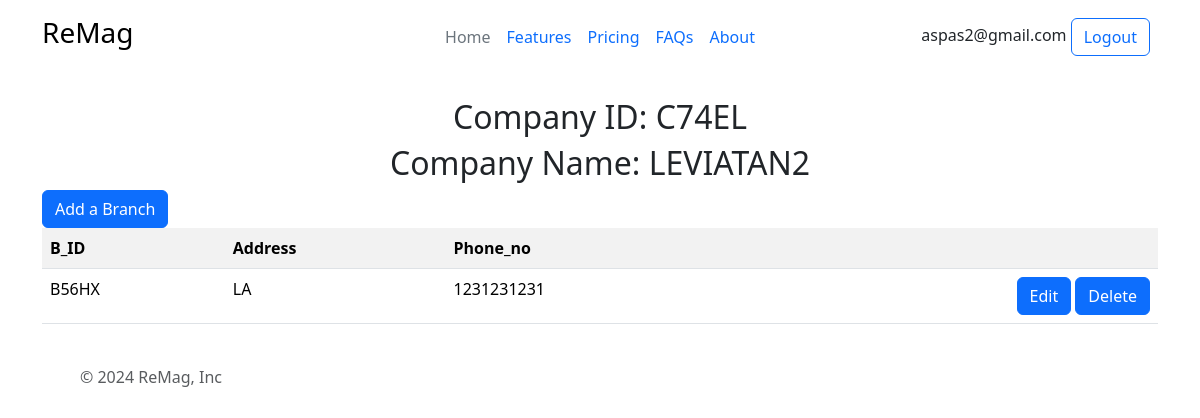
Page /companypage (signed in) on the earlier database version.
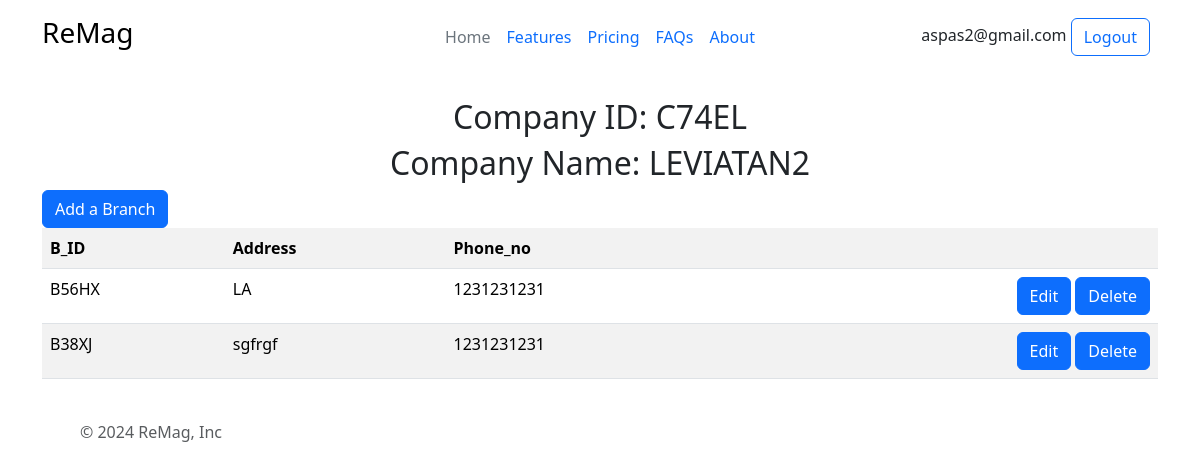
Same page on the later database version.
### all/models.py (models this page shows)
class Branch(models.Model):
    b_id=models.CharField(primary_key=True,max_length=5)
    company=models.ForeignKey(Company, on_delete=models.CASCADE)
    b_address=models.CharField(null=False,max_length=200)
    b_phone_no=models.IntegerField(null=False)

### all/views.py (the view)
# urls.py: path("companypage", views.company_page, name="companypage"),
def company_page(request):
    context = {}
    if 'company' in request.session:
        context['email']=request.session['email']
        context['company']=Company.objects.get(pk=request.session['company'])
        context['branches']=Branch.objects.filter(company=request.session['company'])
        return render(request, "all/company-branches.html", context=context)
    return redirect("/logincompany")

### all/templates/all/company-branches.html (shortened to what this page needs)
{% extends "all/base.html" %}
{% block content %}
<link href="https://cdn.jsdelivr.net/npm/bootstrap@5.3.3/dist/css/bootstrap.min.css" rel="stylesheet">
    <h2>Company ID: {{company.c_id}}</h2>
    <h2>Company Name: {{company.c_name}}</h2>
    <button type="button" class="btn btn-primary" onclick="location.href = '/add-branch';">Add a Branch</button>
    <table class="table table-striped table-hover">
        <tr>
            <th scope="col">B_ID</th>
            <th scope="col">Address</th>
            <th scope="col">Phone_no</th>
            <th scope="col-1"></th>
        </tr>
        {% for branch in branches %}
            <tr>
                <td>{{branch.b_id}}</td>
                <td>{{branch.b_address}}</td>
                <td>{{branch.b_phone_no}}</td>
                <td class="text-end"><button class="btn btn-primary" onclick="location.href = '/branch/{{branch.b_id}}';">Edit</button>
                <button class="btn btn-primary" onclick="location.href = '/delete-branch/{{branch.b_id}}';">Delete</button></td>
            </tr>
        {% endfor %}
    </table>
{% endblock %}

Differences in the rows shown:
added Branch: b_id "B38XJ", b_address "sgfrgf", b_phone_no "1231231231"
